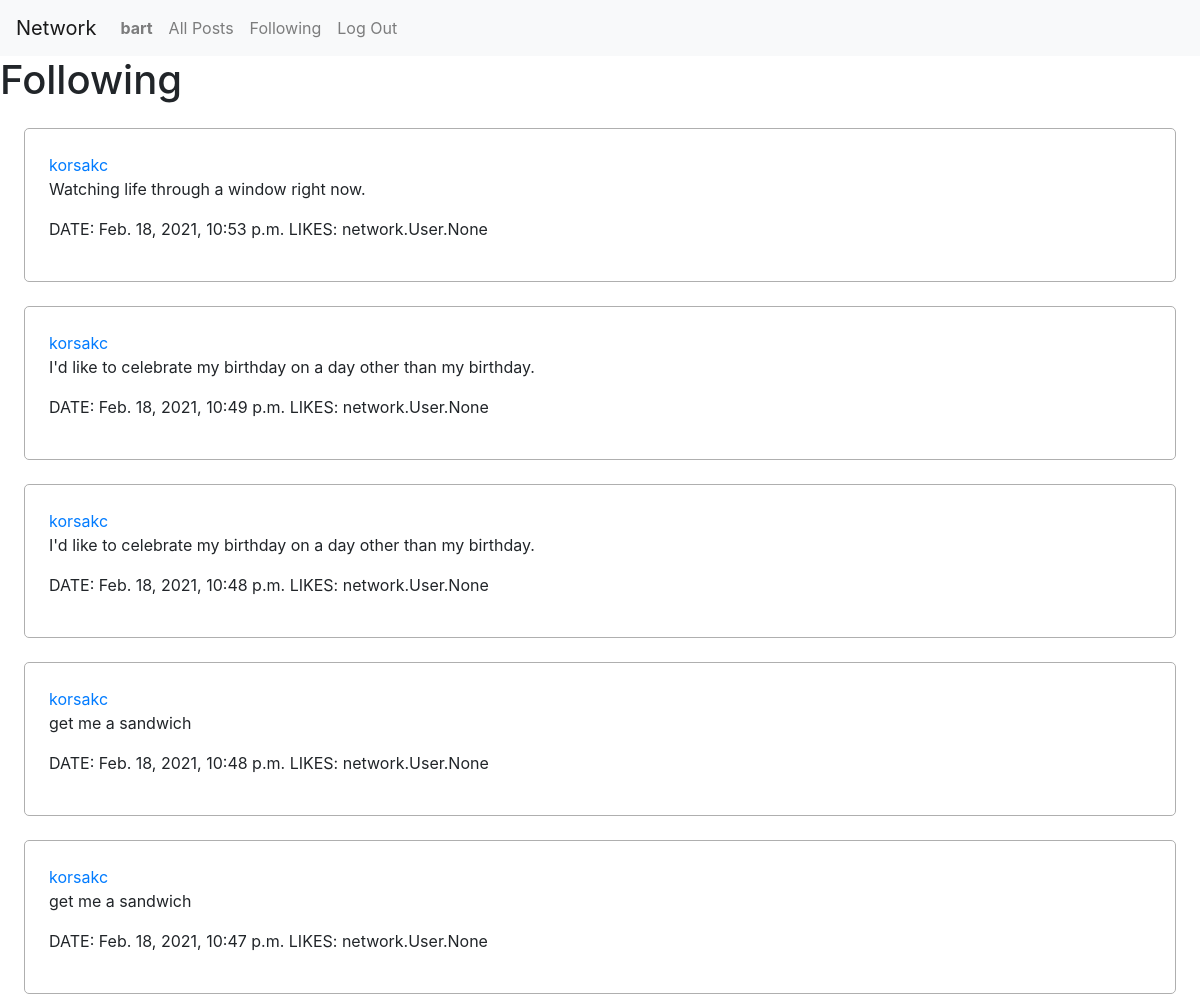
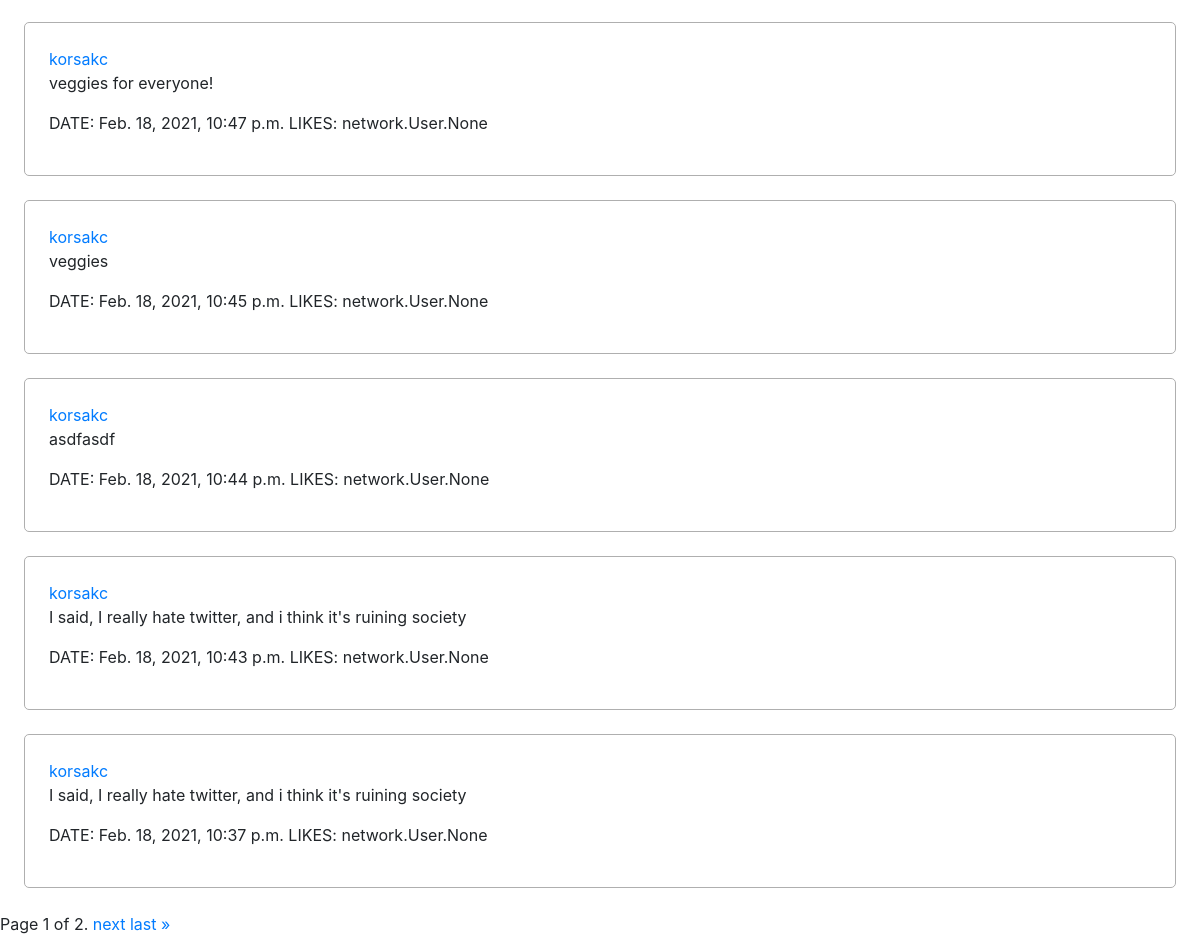
Page /following (signed in) on the committed database (2 pictures, top to bottom).
### network/models.py (models this page shows, shortened)
class User(AbstractUser):
  followers = models.ManyToManyField('User', blank=True, related_name="following")

class Post(models.Model):
  creator = models.ForeignKey(User, on_delete=models.CASCADE)
  date = models.DateTimeField(auto_now_add=True)
  text = models.CharField(max_length=280)
  likes = models.ManyToManyField(User, blank=True, related_name="likedbyuser")

### network/views.py (the view)
# urls.py: path("following", views.following, name="following")
@login_required(login_url='login')
def following(request):
  user = request.user
  following = user.following.all()
  posts = Post.objects.filter(creator__in=following).order_by('-date')
  paginator = Paginator(posts, 10) # Show 10 posts per page.
  page_number = request.GET.get('page')
  page_obj = paginator.get_page(page_number)
  return render(request, "network/following.html", {
    'page_obj': page_obj
  })

### network/templates/network/following.html (shortened to what this page needs)
{% extends "network/layout.html" %}
{% block body %}
  <h1>Following</h1>
  <section>
    {% for post in page_obj %}
      <div class="post">
        <a href="{% url 'profile' post.creator.username %}">{{ post.creator.username }}</a>
        <p>{{ post.text }}</p>
        <p><span>DATE: {{ post.date }}</span> <span>LIKES: {{ post.likes }}</span>
      </div>
    {% endfor %}
  </section>
  <div class="pagination">
    <span class="step-links">
        <span class="current">
            Page {{ page_obj.number }} of {{ page_obj.paginator.num_pages }}.
        </span>
        {% if page_obj.has_next %}
            <a href="?page={{ page_obj.next_page_number }}">next</a>
            <a href="?page={{ page_obj.paginator.num_pages }}">last &raquo;</a>
        {% endif %}
    </span>
  </div>
{% endblock %}

### network/templates/network/layout.html (shortened to what this page needs)
{% load static %}
<!DOCTYPE html>
<html lang="en">
    <head>
        <link rel="stylesheet" href="https://stackpath.bootstrapcdn.com/bootstrap/4.4.1/css/bootstrap.min.css">
        <link href="{% static 'network/styles.css' %}" rel="stylesheet">
    </head>
    <body>
        <nav class="navbar navbar-expand-lg navbar-light bg-light">
            <a class="navbar-brand" href="{% url 'index' %}">Network</a>
            <div>
              <ul class="navbar-nav mr-auto">
                {% if user.is_authenticated %}
                    <li class="nav-item">
                        <a class="nav-link" href="{% url 'profile' user.username %}"><strong>{{ user.username }}</strong></a>
                    </li>
                {% endif %}
                <li class="nav-item">
                  <a class="nav-link" href="{% url 'index' %}">All Posts</a>
                </li>
                {% if user.is_authenticated %}
                    <li class="nav-item">
                        <a class="nav-link" href="{% url 'following' %}">Following</a>
                    </li>
                    <li class="nav-item">
                        <a class="nav-link" href="{% url 'logout' %}">Log Out</a>
                    </li>
                {% endif %}
              </ul>
            </div>
          </nav>
        <div class="body">
            {% block body %}
            {% endblock %}
        </div>
    </body>
</html>

### network/static/network/styles.css (style rules this page uses)
div.post { border: 1px solid rgb(175, 175, 175); border-radius: 5px; padding: 2%; margin: 2%; }

### rows in the picture
User: username "bart"
Post: creator.username "korsakc", text "Watching life through a window right now.", date "Feb. 18, 2021, 10:53 p.m.", likes "network.User.None"
Post: creator.username "korsakc", text "I'd like to celebrate my birthday on a day other than my birthday.", date "Feb. 18, 2021, 10:49 p.m.", likes "network.User.None"
Post: creator.username "korsakc", text "I'd like to celebrate my birthday on a day other than my birthday.", date "Feb. 18, 2021, 10:48 p.m.", likes "network.User.None"
Post: creator.username "korsakc", text "get me a sandwich", date "Feb. 18, 2021, 10:48 p.m.", likes "network.User.None"
Post: creator.username "korsakc", text "get me a sandwich", date "Feb. 18, 2021, 10:47 p.m.", likes "network.User.None"
Post: creator.username "korsakc", text "veggies for everyone!", date "Feb. 18, 2021, 10:47 p.m.", likes "network.User.None"
Post: creator.username "korsakc", text "veggies", date "Feb. 18, 2021, 10:45 p.m.", likes "network.User.None"
Post: creator.username "korsakc", text "asdfasdf", date "Feb. 18, 2021, 10:44 p.m.", likes "network.User.None"
Post: creator.username "korsakc", text "I said, I really hate twitter, and i think it's ruining society", date "Feb. 18, 2021, 10:43 p.m.", likes "network.User.None"
Post: creator.username "korsakc", text "I said, I really hate twitter, and i think it's ruining society", date "Feb. 18, 2021, 10:37 p.m.", likes "network.User.None"

### other values in the picture
{{ page_obj.number }} "1"
{{ page_obj.paginator.num_pages }} "2"
